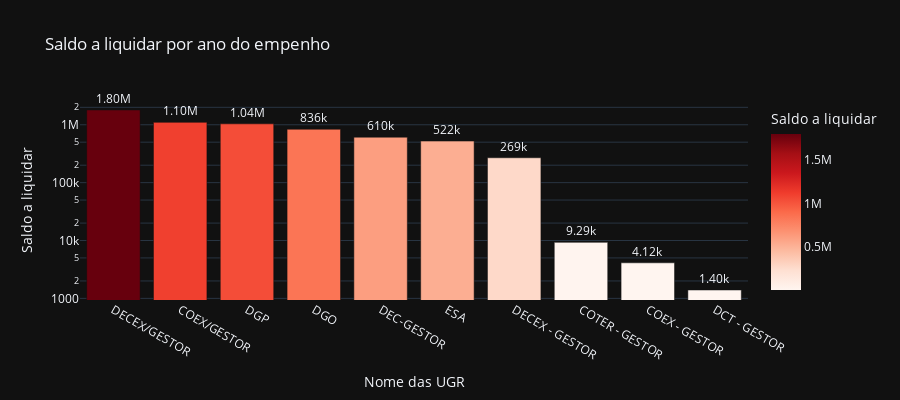

The cell this chart's notebook holds for it:
### Code cell
# Saldo a liquidar por tipo de NE
cols = ['NOME_UGR', 'A_LIQUIDAR']

df_aux = df.loc[:, cols].groupby('NOME_UGR').sum().sort_values(by= 'A_LIQUIDAR', ascending=False).reset_index()
df_aux = df_aux[df_aux['A_LIQUIDAR'] > 0]
fig = px.bar(df_aux, 
             x='NOME_UGR', 
             y='A_LIQUIDAR',
             title='Saldo a liquidar por ano do empenho',
             labels={'NOME_UGR':'Nome das UGR', 'A_LIQUIDAR':'Saldo a liquidar'},
             text_auto='.3s',
             height=400,
             log_y=True,
             color='A_LIQUIDAR',
             color_continuous_scale = 'reds',
             template='plotly_dark')
fig.update_traces(textposition = 'outside', cliponaxis = False, hovertemplate=None)
fig.update_layout(hovermode="x unified")

fig.show()

### Figure 1 — Plotly figure (JSON) as saved in the notebook; plotly's stock layout.template omitted (floating-point values rounded to 4 significant figures)
{"data": [{"alignmentgroup": "True", "cliponaxis": false, "legendgroup": "", "marker": {"color": [1798000.0, 1100000.0, 1037000.0, 836400.0, 609700.0, 522300.0, 269100.0, 9286.0, 4117.0, 1396], "coloraxis": "coloraxis", "pattern": {"shape": ""}}, "name": "", "offsetgroup": "", "orientation": "v", "showlegend": false, "textposition": "outside", "texttemplate": "%{y:.3s}", "type": "bar", "x": ["DECEX/GESTOR", "COEX/GESTOR", "DGP", "DGO", "DEC-GESTOR", "ESA", "DECEX - GESTOR", "COTER - GESTOR", "COEX - GESTOR", "DCT - GESTOR"], "xaxis": "x", "y": [1798000.0, 1100000.0, 1037000.0, 836400.0, 609700.0, 522300.0, 269100.0, 9286.0, 4117.0, 1396], "yaxis": "y"}], "layout": {"barmode": "relative", "coloraxis": {"colorbar": {"title": {"text": "Saldo a liquidar"}}, "colorscale": [[0, "rgb(255,245,240)"], [0.125, "rgb(254,224,210)"], [0.25, "rgb(252,187,161)"], [0.375, "rgb(252,146,114)"], [0.5, "rgb(251,106,74)"], [0.625, "rgb(239,59,44)"], [0.75, "rgb(203,24,29)"], [0.875, "rgb(165,15,21)"], [1, "rgb(103,0,13)"]]}, "height": 400, "hovermode": "x unified", "legend": {"tracegroupgap": 0}, "title": {"text": "Saldo a liquidar por ano do empenho"}, "xaxis": {"anchor": "y", "domain": [0, 1], "title": {"text": "Nome das UGR"}}, "yaxis": {"anchor": "x", "domain": [0, 1], "title": {"text": "Saldo a liquidar"}, "type": "log"}}}
